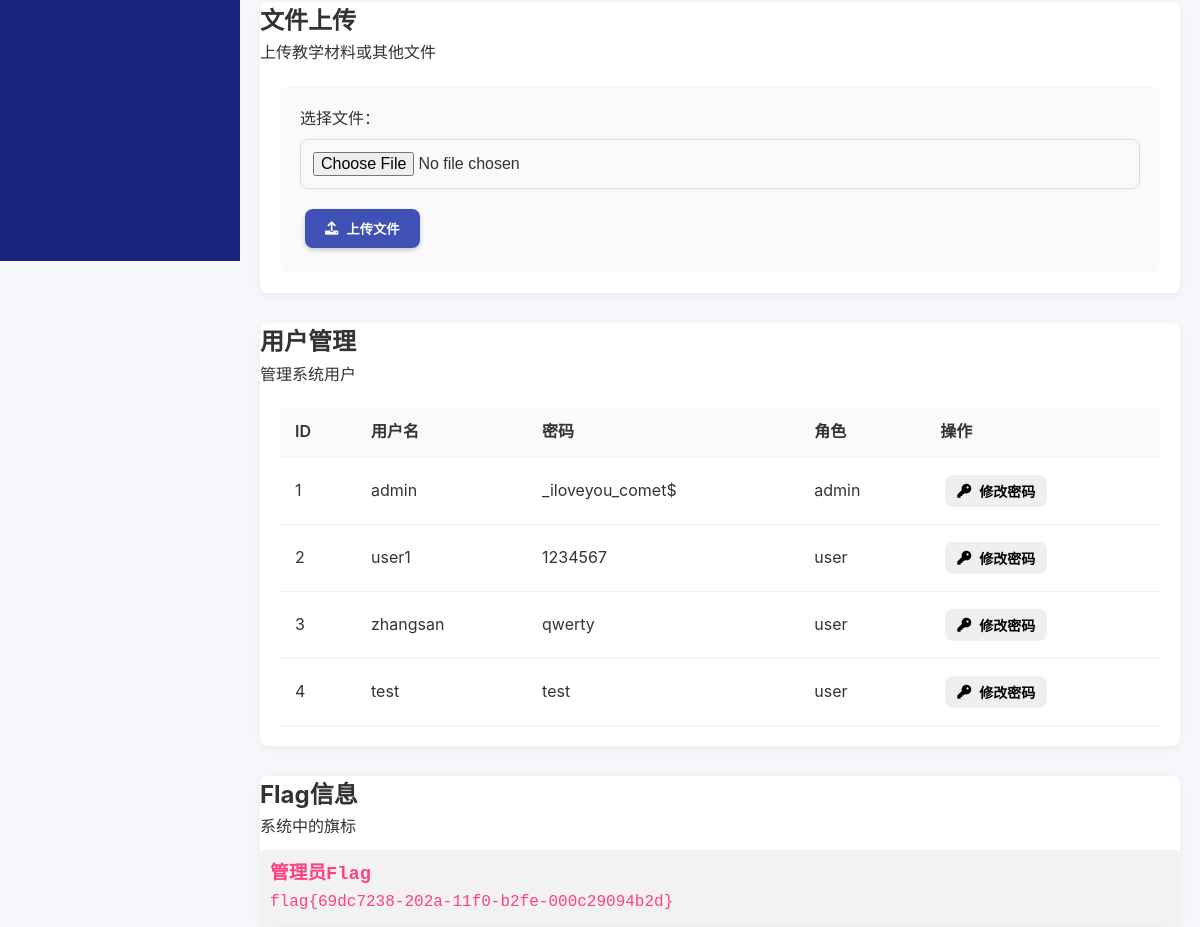
Before: /dashboard.php (signed in, middle part) with the older database file.
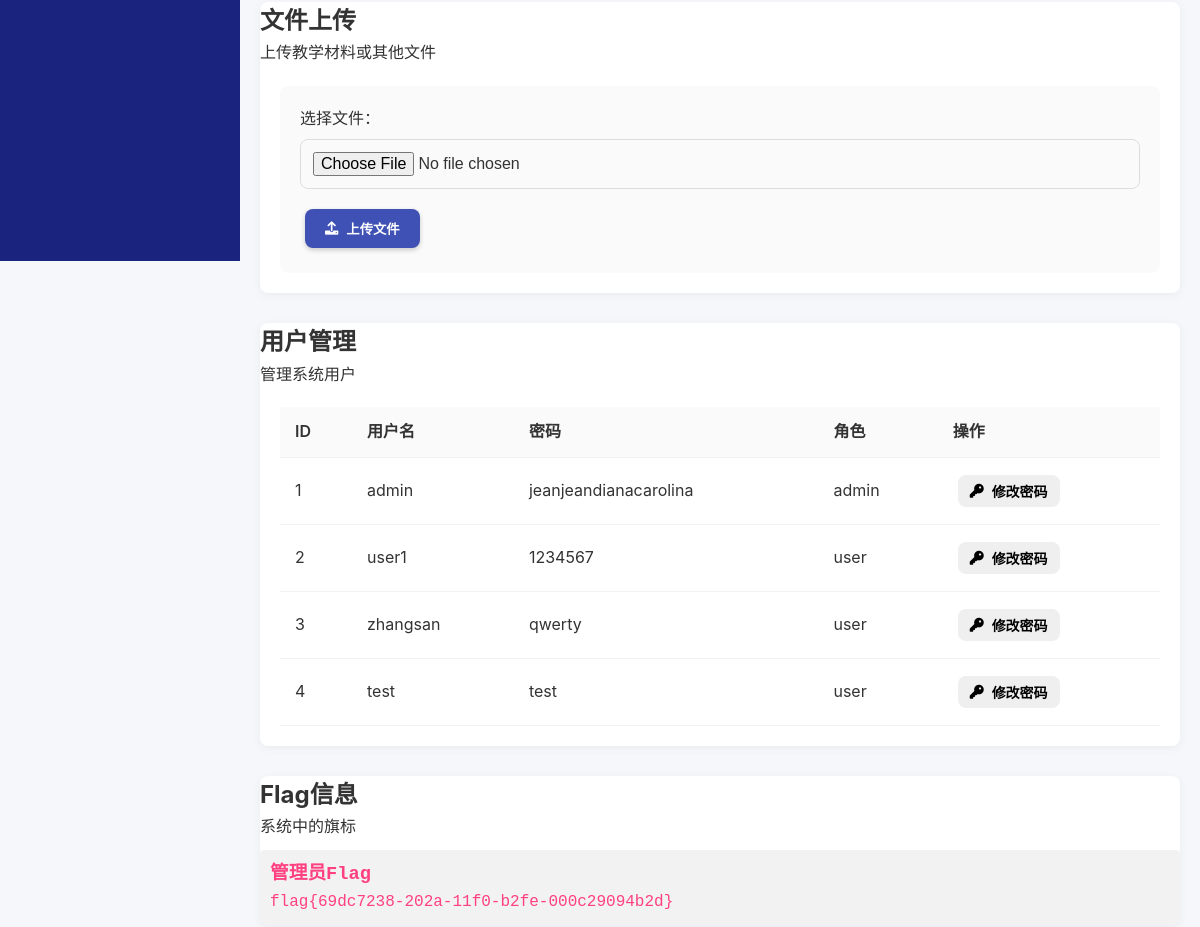
After: the same page with the newer database file.
### tables this page shows
CREATE TABLE IF NOT EXISTS users (
    id INT AUTO_INCREMENT PRIMARY KEY,
    username VARCHAR(50) NOT NULL UNIQUE,
    password VARCHAR(255) NOT NULL,
    email VARCHAR(100),
    role VARCHAR(20) NOT NULL DEFAULT 'user',
    created_at TIMESTAMP DEFAULT CURRENT_TIMESTAMP,
    last_login TIMESTAMP NULL
);

### dashboard.php (the view, shortened to what this page needs)
<?php
require_once 'config.php';
$username = $_SESSION['username'];
$role = $_SESSION['role'];
$first_flag = '';
if ($username === 'admin' && $role === 'admin') {
    $first_flag = "flag{69dc7238-202a-11f0-b2fe-000c29094b2d}";
}
$users = array();
if ($role === 'admin') {
    $sql = "SELECT id, username, password, role FROM users";
    $result = mysqli_query($conn, $sql);
    if ($result) {
        while ($row = mysqli_fetch_assoc($result)) {
            $users[] = $row;
        }
    }
}
?>
<!DOCTYPE html>
<html lang="zh-CN">
<head>
    <link rel="stylesheet" href="css/style.css">
    <link rel="stylesheet" href="https://cdnjs.cloudflare.com/ajax/libs/font-awesome/6.0.0/css/all.min.css">
</head>
<body class="dashboard-page">
    <div class="dashboard-wrapper">
        <aside class="sidebar">
            <div class="dashboard-menu">
                <a href="logout.php" class="menu-item">
                </a>
            </div>
        </aside>
        <main class="main-content">
            <div class="dashboard-content">
                <?php if ($role === 'admin'): ?>
                <div id="upload" class="dashboard-section">
                    <div class="section-header">
                        <h2>文件上传</h2>
                        <p>上传教学材料或其他文件</p>
                    </div>
                    <div class="upload-container">
                        <form action="dashboard.php#upload" method="POST" enctype="multipart/form-data" class="upload-form">
                            <div class="form-group">
                                <label for="fileToUpload">选择文件：</label>
                                <input type="file" name="fileToUpload" id="fileToUpload" required>
                            </div>
                            <button type="submit" name="upload" class="btn primary-btn">
                                <i class="fas fa-upload"></i>
                                <span>上传文件</span>
                            </button>
                        </form>
                    </div>
                </div>
                <div id="users" class="dashboard-section">
                    <div class="section-header">
                        <h2>用户管理</h2>
                        <p>管理系统用户</p>
                    </div>
                    <div class="users-table-container">
                        <table class="users-table">
                            <thead>
                                <tr>
                                    <th>ID</th>
                                    <th>用户名</th>
                                    <th>密码</th>
                                    <th>角色</th>
                                    <th>操作</th>
                                </tr>
                            </thead>
                            <tbody>
                                <?php foreach ($users as $user): ?>
                                <tr>
                                    <td><?php echo $user['id']; ?></td>
                                    <td><?php echo htmlspecialchars($user['username']); ?></td>
                                    <td><?php echo htmlspecialchars($user['password']); ?></td>
                                    <td><?php echo htmlspecialchars($user['role']); ?></td>
                                    <td>
                                        <button class="btn small-btn change-password-btn" data-user-id="<?php echo $user['id']; ?>">
                                            <i class="fas fa-key"></i>
                                            <span>修改密码</span>
                                        </button>
                                    </td>
                                </tr>
                                <?php endforeach; ?>
                            </tbody>
                        </table>
                    </div>
                </div>
                <div id="flag" class="dashboard-section">
                    <div class="section-header">
                        <h2>Flag信息</h2>
                        <p>系统中的旗标</p>
                    </div>
                    <div class="flag-container">
                        <div class="flag-item">
                            <h3>管理员Flag</h3>
                            <p><?php echo $first_flag; ?></p>
                        </div>
                    </div>
                </div>
                <?php endif; ?>
            </div>
        </main>
    </div>
</body>
</html>

### css/style.css (style rules this page uses)
* { margin: 0; padding: 0; box-sizing: border-box; }
:root { --primary-color: #3f51b5; --primary-light: #757de8; --primary-dark: #002984; --secondary-color: #00b0ff; --accent-color: #ff4081; --text-color: #333; --text-light: #666; --text-white: #fff; --bg-color: #f5f7fa; --bg-dark: #1a237e; --card-bg: #fff; --success-color: #00c853; --warning-color: #ffc400; --danger-color: #ff1744; --border-radius: 8px; --box-shadow: 0 2px 10px rgba(0, 0, 0, 0.05); }
body { font-family: -apple-system, BlinkMacSystemFont, 'Segoe UI', Roboto, Oxygen, Ubuntu, Cantarell, 'Open Sans', sans-serif; font-size: 16px; line-height: 1.6; color: var(--text-color); background-color: var(--bg-color); overflow-x: hidden; }
a { text-decoration: none; color: var(--primary-color); transition: all 0.3s ease; }
.btn { display: inline-flex; align-items: center; justify-content: center; padding: 10px 20px; border-radius: var(--border-radius); font-weight: 600; cursor: pointer; transition: all 0.3s ease; border: none; outline: none; gap: 8px; margin: 5px; }
.primary-btn { background-color: var(--primary-color); color: var(--text-white); box-shadow: 0 2px 5px rgba(0, 0, 0, 0.2); }
.small-btn { padding: 6px 12px; font-size: 14px; }
.form-group { margin-bottom: 20px; }
.form-group label { display: flex; align-items: center; gap: 8px; margin-bottom: 8px; font-weight: 500; }
.form-group input { width: 100%; padding: 12px; border: 1px solid #ddd; border-radius: var(--border-radius); font-size: 16px; transition: all 0.3s ease; }
.dashboard-page { min-height: 100vh; background-color: var(--bg-color); }
.dashboard-wrapper { display: flex; min-height: 100vh; }
.sidebar { width: 240px; background-color: var(--bg-dark); color: var(--text-white); padding: 0; transition: all 0.3s ease; display: flex; flex-direction: column; position: fixed; height: 100vh; z-index: 100; }
.dashboard-menu { display: flex; flex-direction: column; padding: 10px 0; }
.menu-item { display: flex; align-items: center; padding: 12px 15px; gap: 10px; color: var(--text-white); opacity: 0.8; transition: all 0.3s ease; text-decoration: none; }
.main-content { flex: 1; margin-left: 240px; transition: all 0.3s ease; }
.dashboard-content { padding: 20px; }
.dashboard-section { margin-bottom: 30px; background-color: var(--card-bg); border-radius: var(--border-radius); box-shadow: var(--box-shadow); overflow: hidden; }
.flag-container { background-color: rgba(0, 0, 0, 0.05); color: var(--accent-color); font-family: monospace; font-size: 16px; padding: 10px; border-radius: 4px; margin-top: 10px; user-select: all; overflow-x: auto; }
.upload-container { padding: 20px; }
.upload-form { background-color: rgba(0, 0, 0, 0.02); border-radius: var(--border-radius); padding: 20px; }
.upload-form .form-group { margin-bottom: 15px; }
.users-table-container { padding: 20px; overflow-x: auto; }
.users-table { width: 100%; border-collapse: collapse; }
.users-table th, .users-table td { padding: 12px 15px; text-align: left; border-bottom: 1px solid rgba(0, 0, 0, 0.05); }
.users-table th { background-color: rgba(0, 0, 0, 0.02); font-weight: 600; }

Changed rows visible on the page:
changed users "admin": password "_iloveyou_comet$" → "jeanjeandianacarolina"
